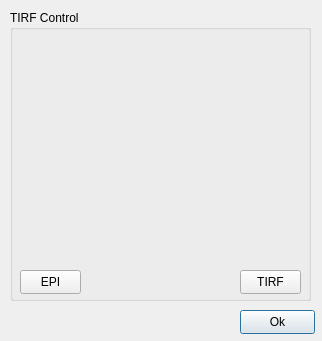
<?xml version="1.0" encoding="UTF-8"?>
<ui version="4.0">
 <class>Dialog</class>
 <widget class="QDialog" name="Dialog">
  <property name="geometry">
   <rect>
    <x>0</x>
    <y>0</y>
    <width>322</width>
    <height>341</height>
   </rect>
  </property>
  <property name="sizePolicy">
   <sizepolicy hsizetype="Fixed" vsizetype="Fixed">
    <horstretch>0</horstretch>
    <verstretch>0</verstretch>
   </sizepolicy>
  </property>
  <property name="minimumSize">
   <size>
    <width>322</width>
    <height>341</height>
   </size>
  </property>
  <property name="maximumSize">
   <size>
    <width>322</width>
    <height>341</height>
   </size>
  </property>
  <property name="windowTitle">
   <string>HAL-4000 Miscellaneous Controls</string>
  </property>
  <widget class="QPushButton" name="okButton">
   <property name="geometry">
    <rect>
     <x>240</x>
     <y>310</y>
     <width>75</width>
     <height>24</height>
    </rect>
   </property>
   <property name="text">
    <string>Ok</string>
   </property>
  </widget>
  <widget class="QGroupBox" name="TIRFgroupBox">
   <property name="geometry">
    <rect>
     <x>10</x>
     <y>10</y>
     <width>301</width>
     <height>291</height>
    </rect>
   </property>
   <property name="title">
    <string>TIRF Control</string>
   </property>
   <widget class="QLabel" name="positionText">
    <property name="geometry">
     <rect>
      <x>230</x>
      <y>40</y>
      <width>46</width>
      <height>14</height>
     </rect>
    </property>
    <property name="text">
     <string/>
    </property>
   </widget>
   <widget class="QPushButton" name="EPIButton">
    <property name="geometry">
     <rect>
      <x>10</x>
      <y>260</y>
      <width>61</width>
      <height>24</height>
     </rect>
    </property>
    <property name="text">
     <string>EPI</string>
    </property>
   </widget>
   <widget class="QPushButton" name="TIRFButton">
    <property name="geometry">
     <rect>
      <x>230</x>
      <y>260</y>
      <width>61</width>
      <height>24</height>
     </rect>
    </property>
    <property name="text">
     <string>TIRF</string>
    </property>
   </widget>
   <widget class="QWidget" name="motorWidget" native="true">
    <property name="geometry">
     <rect>
      <x>10</x>
      <y>20</y>
      <width>281</width>
      <height>231</height>
     </rect>
    </property>
   </widget>
  </widget>
 </widget>
 <resources/>
 <connections/>
</ui>
